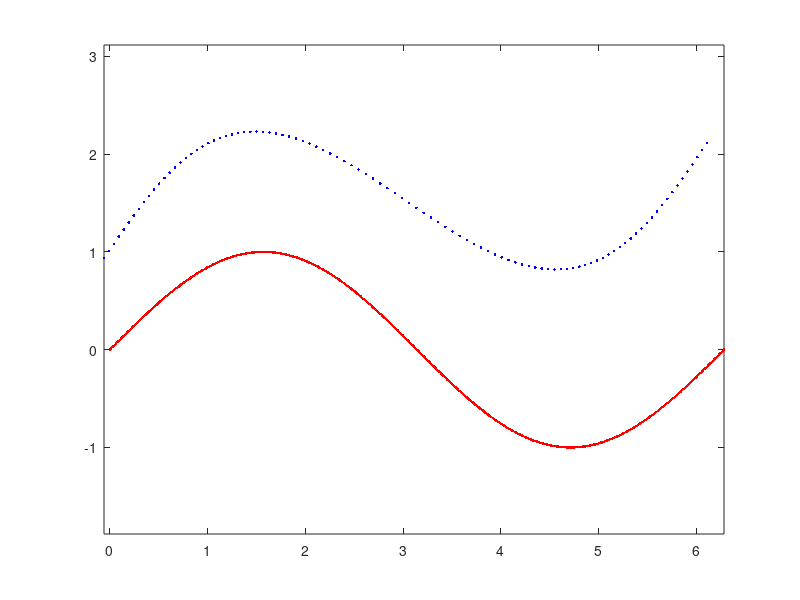

MATLAB code for this plot: (Note: this script raises an error after producing the figure.)

% Generate model points

xvals=linspace(0,2*pi,500);
yvals=sin(xvals);

model=[xvals;yvals];

% Generate data points

xvals=linspace(0,2*pi,100);
yvals=sin(xvals);

data=[xvals;yvals];

% Transform data points to their start positions

v1=0.6*(2*rand-1);
Rma=[cos(v1) -sin(v1);sin(v1) cos(v1)];

data=Rma*data;
data(1,:)=data(1,:)+2*randn;
data(2,:)=data(2,:)+2*randn;

% A plot. Model points and data points in start positions

figure(1)
plot(model(1,:),model(2,:),'r.',data(1,:),data(2,:),'b.'), axis equal

% Running the ICP-algorithm. Least squares criterion

[TR,TT,dataOut]=icp(model,data);

% A plot. Model points and data points in transformed positions

figure(2)
plot(model(1,:),model(2,:),'r.',dataOut(1,:),dataOut(2,:),'b.'), axis equal

